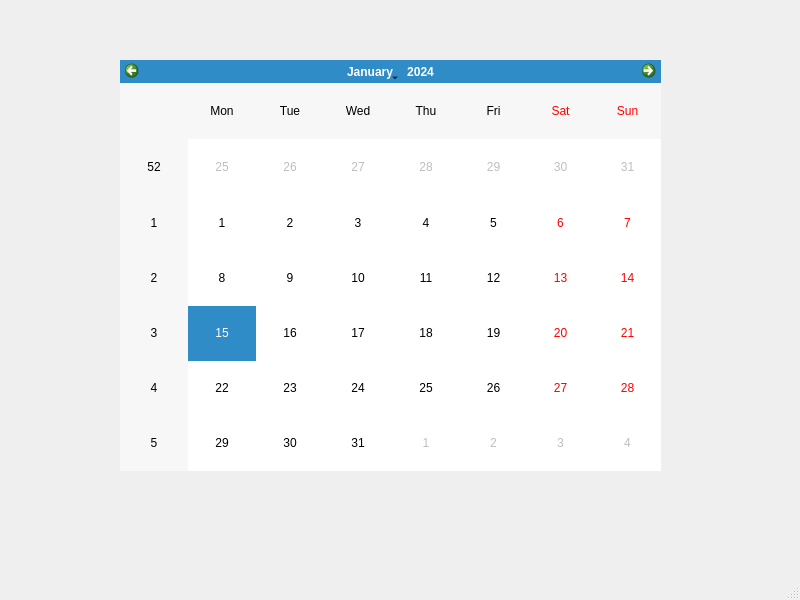
<?xml version="1.0" encoding="UTF-8"?>
<ui version="4.0">
 <class>MainWindow</class>
 <widget class="QMainWindow" name="MainWindow">
  <property name="geometry">
   <rect>
    <x>0</x>
    <y>0</y>
    <width>800</width>
    <height>600</height>
   </rect>
  </property>
  <property name="windowTitle">
   <string>MainWindow</string>
  </property>
  <widget class="QWidget" name="centralwidget">
   <widget class="QCalendarWidget" name="calendarWidget">
    <property name="geometry">
     <rect>
      <x>120</x>
      <y>60</y>
      <width>541</width>
      <height>411</height>
     </rect>
    </property>
   </widget>
  </widget>
  <widget class="QMenuBar" name="menubar">
   <property name="geometry">
    <rect>
     <x>0</x>
     <y>0</y>
     <width>800</width>
     <height>26</height>
    </rect>
   </property>
  </widget>
  <widget class="QStatusBar" name="statusbar"/>
 </widget>
 <resources/>
 <connections/>
</ui>
